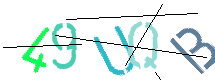
#> input picture preprocessing/test-cases/font-white-space.png, 215 x 80 px
$ jupyter execute try2.ipynb   (older library calls are emulated)
#> lines starting #> are read from the running program, lines starting #| are printed output that depends on the picture; after the words box and inside, x2 and y2 are one past the last pixel; in counts of white or black regions, pixels touching at a corner belong together
[cell 1]
import cv2
import os
import numpy as np
import matplotlib.pyplot as plt

def show(img):
    img = cv2.cvtColor(img, cv2.COLOR_BGR2RGB)
    plt.imshow(img)
    plt.show()


# sample_path = "./test-cases/pepper-noise-overlap.png"
# sample_path = "./test-cases/lines.png"
sample_path = "./test-cases/font-white-space.png"
# sample_path = "./test-cases/overlap3.png"

img = cv2.imread(sample_path)
#> img is the input picture: shape (80, 215, 3); mean B, G, R 237.5, 240.4, 225.9
show(img)

[cell 2]
#https://docs.opencv.org/3.4/df/d3d/tutorial_py_inpainting.html

lower_black = np.array([0, 0, 0])
upper_black = np.array([50, 50, 50])  # Adjust as needed based on line intensity

# Convert the image to a mask where black lines are white (255) and other areas are black (0)
mask = cv2.inRange(img, lower_black, upper_black)
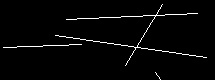
#> mask: shape (80, 215); 2.5% white in thin lines or dots

gray = cv2.cvtColor(img,cv2.COLOR_BGR2GRAY)
show(gray)


# bw_img = np.uint8(np.where(gray!=255,255,0))
# show(bw_img)


# Step 2: Use inpainting to remove the black lines based on the mask
# cv2.INPAINT_TELEA and cv2.INPAINT_NS are two methods for inpainting
# TELEA is generally faster and works well for small, linear noise like lines
img_inpainted = cv2.inpaint(img, mask, inpaintRadius=3, flags=cv2.INPAINT_TELEA)

# Display results
# show(img)
# show(mask)
show(img_inpainted)

[cell 3]
# Apply a binary threshold to create a mask
_, thresh = cv2.threshold(gray, 240, 255, cv2.THRESH_BINARY_INV)  # Invert to make object white and background black
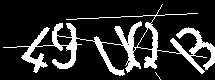
#> thresh: shape (80, 215); 17.3% white; 2 white regions (1 under 20 px), largest, box (x1, y1, x2, y2) and area: (3, 4, 215, 76) 2964
show(thresh)
# Find the bounding box of the non-white areas
coords = cv2.findNonZero(thresh)
#> coords = contour of 2972 points, box (x1, y1, x2, y2) (3, 4, 215, 80), area 2394
x, y, w, h = cv2.boundingRect(coords)
#> x = 3; y = 4; w = 212; h = 76
print(x, y, w, h)
#| 3 4 212 76
# Crop the image using the bounding box coordinates
cropped_image = img[y:y+h, x:x+w]
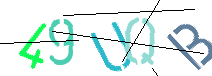
#> cropped_image: shape (76, 212, 3); mean B, G, R 236.3, 239.4, 224
show(cropped_image)

[cell 4]
#https://docs.opencv.org/4.x/d7/d4d/tutorial_py_thresholding.html

gray = cv2.cvtColor(img_inpainted,cv2.COLOR_BGR2GRAY)
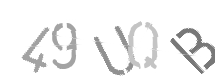
#> gray: shape (80, 215); min 120, max 255, mean 241.8
show(gray)

gaussian_blurred = cv2.GaussianBlur(gray, (3, 3), 3)
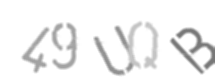
#> gaussian_blurred: shape (80, 215); min 120, max 255, mean 241.8
show(gaussian_blurred)

_, bw_img = cv2.threshold(gray, 0, 255, cv2.THRESH_BINARY+cv2.THRESH_OTSU)
#> bw_img: shape (80, 215); 86.8% white; 8 black regions, largest, box (x1, y1, x2, y2) and area: (176, 28, 215, 70) 394, (115, 22, 142, 73) 382, (22, 27, 49, 73) 337

show(bw_img)

threshold_value = 240  # Set close to 255 to treat only near-white as "white"
_, mask = cv2.threshold(gray, threshold_value, 255, cv2.THRESH_BINARY)
#> mask: shape (80, 215); 84.7% white; 7 black regions, largest, box (x1, y1, x2, y2) and area: (170, 27, 215, 74) 662, (114, 21, 142, 73) 471, (21, 27, 50, 73) 391
darkened_image = gray.copy()
darkened_image[mask == 0] = darkened_image[mask == 0] // 1.5  # Example: halve the intensity of non-white regions
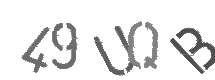
#> darkened_image: shape (80, 215); 15.35% of pixels changed, all inside (x1, y1, x2, y2) = (21, 21, 215, 76)
show(darkened_image)

[cell 5]
ret, thresh = cv2.threshold(darkened_image, 150, 255, 0)
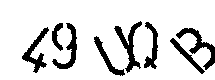
#> thresh: shape (80, 215); 85.6% white; 8 black regions
contours, hierarchy = cv2.findContours(thresh, cv2.RETR_TREE, cv2.CHAIN_APPROX_SIMPLE)
#> contours = 8 contours; box (x1, y1, x2, y2) and area: (0, 0, 215, 80) 16435, (113, 20, 143, 74) 517, (21, 26, 50, 74) 437, (51, 22, 78, 70) 408, (143, 21, 159, 70) 343, (93, 35, 126, 77) 314, (169, 37, 206, 75) 262, (51, 22, 64, 52) 184
contoured = darkened_image.copy()

for i, contour in enumerate(contours):
    contoured = darkened_image.copy()
    show(cv2.drawContours(contoured, contours, i, (0,255,0), 2))
#> this loop made 8 passes
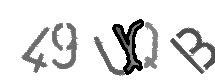
#> contoured: shape (80, 215); min 0, max 255, mean 225.8
# cv2.drawContours(contoured, contours, 1, (0,255,0), 2)
# show(thresh)
# show(contoured)

[cell 6]
def apply_gabor_filters(image, orientations=[0, 45, 90, 135], frequency=0.5):
#> called with frequency = 0.5
    gabor_responses = []
    for theta in orientations:
        # Define a Gabor filter kernel
        gabor_kernel = cv2.getGaborKernel(ksize=(27, 27), sigma=4.0, theta=np.deg2rad(theta),
                                          lambd=10.0, gamma=0.5, psi=0)
        # Apply the filter
        filtered_img = cv2.filter2D(image, cv2.CV_8UC3, gabor_kernel)
        gabor_responses.append(filtered_img)
#> this loop made 4 passes
#> pass 1, in apply_gabor_filters, `gabor_kernel = cv2.getGaborKernel(ksize=(27, 27), sigma=4.0, theta=np...`:
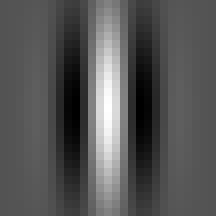
#> gabor_kernel: shape (27, 27) float64 (shown 8 times larger); min -0.491, max 1, mean 0.0108; drawn with min black and max white
#> after the loop, gabor_responses = 4 items
    # Combine responses by taking the maximum
    return gabor_responses


output = apply_gabor_filters(gray)
#> output = 4 items
for img in output:
    show(img)
#> this loop made 4 passes
#> pass 3, in show (call 20), `img = cv2.cvtColor(img, cv2.COLOR_BGR2RGB)`:
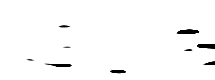
#> img: shape (80, 215, 3); min 0, max 255, mean 250.1

$ run again, with preprocessing/test-cases/lines.png copied over preprocessing/test-cases/font-white-space.png
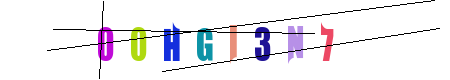
#> input picture preprocessing/test-cases/lines.png, 450 x 80 px
#> img is the input picture: shape (80, 450, 3); mean B, G, R 240.5, 236, 237.8
#> img: shape (80, 450, 3); 11.4% white; 1 white region, box (x1, y1, x2, y2) and area: (47, 0, 440, 79) 4099
#> coords = contour of 4099 points, box (x1, y1, x2, y2) (47, 0, 440, 79), area 4592
#> x = 47; y = 0; w = 393; h = 79
#| 47 0 393 79
#> img: shape (79, 393, 3)
#> img: shape (80, 450, 3)
#> bw_img: shape (80, 450); 91.8% white; 9 black regions (1 under 20 px), largest, box (x1, y1, x2, y2) and area: (164, 23, 181, 61) 484, (97, 27, 115, 61) 426, (288, 26, 303, 62) 422
#> darkened_image: shape (80, 450); min 24, max 255, mean 239.1
#> contours = 18 contours, 9 with area under 20; largest, box (x1, y1, x2, y2) and area: (0, 0, 450, 80) 35471, (162, 22, 183, 62) 592, (96, 26, 117, 62) 544, (286, 25, 305, 64) 525, (196, 27, 214, 62) 515
#> the loop `for i, contour in enumerate(contours):` made 18 passes
#> contour on passes 1, 4, 7, 8, 10, 11, 13, 17: [[0, 0], [0, 79], [449, 79], [449, 0]], [[204, 48], [204, 55], [205, 54], [205, 49]], [[138, 39], [138, 55], [139, 54], [139, 39]], [[138, 32], [138, 37], [139, 37], [139, 33]], [[105, 44], [105, 55]], [[105, 32], [105, 42]], [[294, 50]], [[171, 35], [171, 41]]
#> after the loop in apply_gabor_filters, `for theta in orientations:`: gabor_responses = 4 items
#> the loop `for img in output:` made 4 passes
#> pass 3, in show (call 30), `img = cv2.cvtColor(img, cv2.COLOR_BGR2RGB)`:
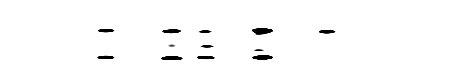
#> img: shape (80, 450, 3); min 0, max 255, mean 250.8
